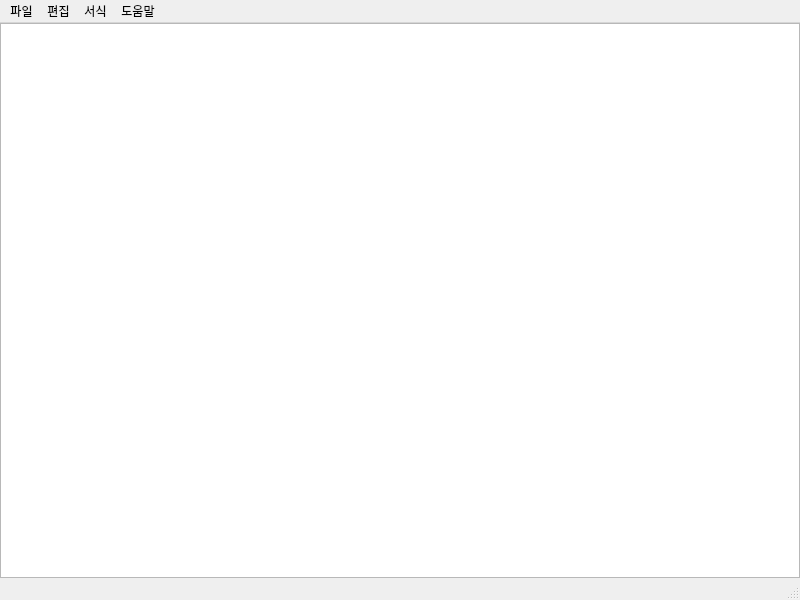
<?xml version="1.0" encoding="UTF-8"?>
<ui version="4.0">
 <class>MainWindow</class>
 <widget class="QMainWindow" name="MainWindow">
  <property name="geometry">
   <rect>
    <x>0</x>
    <y>0</y>
    <width>800</width>
    <height>600</height>
   </rect>
  </property>
  <property name="windowTitle">
   <string>NotePad</string>
  </property>
  <widget class="QWidget" name="centralwidget">
   <layout class="QHBoxLayout" name="horizontalLayout">
    <property name="leftMargin">
     <number>0</number>
    </property>
    <property name="topMargin">
     <number>0</number>
    </property>
    <property name="rightMargin">
     <number>0</number>
    </property>
    <property name="bottomMargin">
     <number>0</number>
    </property>
    <item>
     <widget class="QPlainTextEdit" name="plainTextEdit"/>
    </item>
   </layout>
  </widget>
  <widget class="QMenuBar" name="menubar">
   <property name="geometry">
    <rect>
     <x>0</x>
     <y>0</y>
     <width>800</width>
     <height>26</height>
    </rect>
   </property>
   <widget class="QMenu" name="menu">
    <property name="title">
     <string>파일</string>
    </property>
    <addaction name="action_new"/>
    <addaction name="action_open"/>
    <addaction name="action_save"/>
    <addaction name="action_save_as"/>
    <addaction name="separator"/>
    <addaction name="action_close"/>
   </widget>
   <widget class="QMenu" name="menu_2">
    <property name="title">
     <string>편집</string>
    </property>
    <addaction name="action_undo"/>
    <addaction name="action_redo"/>
    <addaction name="separator"/>
    <addaction name="action_cut"/>
    <addaction name="action_copy"/>
    <addaction name="action_paste"/>
    <addaction name="action_del"/>
    <addaction name="separator"/>
    <addaction name="action_all_select"/>
   </widget>
   <widget class="QMenu" name="menu_3">
    <property name="title">
     <string>서식</string>
    </property>
    <addaction name="action_font"/>
   </widget>
   <widget class="QMenu" name="menu_4">
    <property name="title">
     <string>도움말</string>
    </property>
    <addaction name="action_about"/>
   </widget>
   <addaction name="menu"/>
   <addaction name="menu_2"/>
   <addaction name="menu_3"/>
   <addaction name="menu_4"/>
  </widget>
  <widget class="QStatusBar" name="statusbar"/>
  <action name="action_new">
   <property name="text">
    <string>새로 만들기</string>
   </property>
   <property name="shortcut">
    <string>Ctrl+N</string>
   </property>
  </action>
  <action name="action_open">
   <property name="text">
    <string>열기</string>
   </property>
   <property name="shortcut">
    <string>Ctrl+O</string>
   </property>
  </action>
  <action name="action_save">
   <property name="text">
    <string>저장</string>
   </property>
   <property name="shortcut">
    <string>Ctrl+S</string>
   </property>
  </action>
  <action name="action_save_as">
   <property name="text">
    <string>다른 이름으로 저장</string>
   </property>
   <property name="shortcut">
    <string>Ctrl+Shift+S</string>
   </property>
  </action>
  <action name="action_close">
   <property name="text">
    <string>끝내기</string>
   </property>
  </action>
  <action name="action_cut">
   <property name="text">
    <string>잘라내기</string>
   </property>
   <property name="shortcut">
    <string>Ctrl+X</string>
   </property>
  </action>
  <action name="action_copy">
   <property name="text">
    <string>복사</string>
   </property>
   <property name="shortcut">
    <string>Ctrl+C</string>
   </property>
  </action>
  <action name="action_paste">
   <property name="text">
    <string>붙여넣기</string>
   </property>
   <property name="shortcut">
    <string>Ctrl+V</string>
   </property>
  </action>
  <action name="action_del">
   <property name="text">
    <string>삭제</string>
   </property>
   <property name="shortcut">
    <string>Del</string>
   </property>
  </action>
  <action name="action_font">
   <property name="text">
    <string>글꼴</string>
   </property>
  </action>
  <action name="action_about">
   <property name="text">
    <string>메모장 정보</string>
   </property>
  </action>
  <action name="action_undo">
   <property name="text">
    <string>실행 취소</string>
   </property>
   <property name="shortcut">
    <string>Ctrl+Z</string>
   </property>
  </action>
  <action name="action_redo">
   <property name="text">
    <string>다시 실행</string>
   </property>
   <property name="shortcut">
    <string>Ctrl+Shift+Z</string>
   </property>
  </action>
  <action name="action_all_select">
   <property name="text">
    <string>모두 선택</string>
   </property>
   <property name="shortcut">
    <string>Ctrl+A</string>
   </property>
  </action>
 </widget>
 <resources/>
 <connections/>
</ui>
